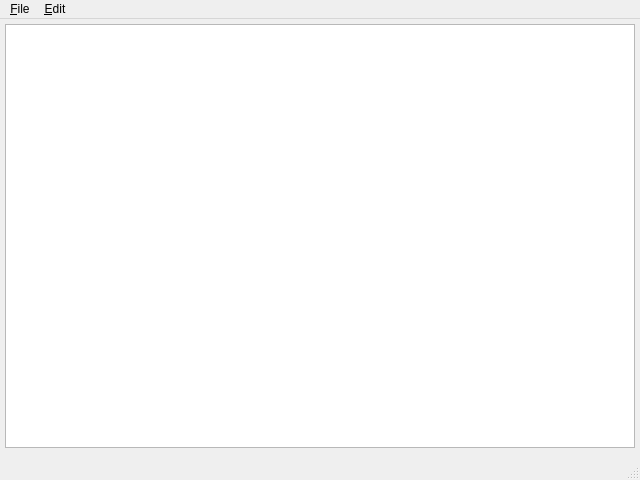
<?xml version="1.0" encoding="UTF-8"?>
<ui version="4.0">
<comment> Copyright (C) 2019 by Pedro Mendes, Rector and Visitors of the </comment>
<comment> University of Virginia, University of Heidelberg, and University </comment>
<comment> of Connecticut School of Medicine. </comment>
<comment> All rights reserved. </comment>

<comment> Copyright (C) 2017 - 2018 by Pedro Mendes, Virginia Tech Intellectual </comment>
<comment> Properties, Inc., University of Heidelberg, and University of </comment>
<comment> of Connecticut School of Medicine. </comment>
<comment> All rights reserved. </comment>

<comment> Copyright (C) 2013 - 2016 by Pedro Mendes, Virginia Tech Intellectual </comment>
<comment> Properties, Inc., University of Heidelberg, and The University </comment>
<comment> of Manchester. </comment>
<comment> All rights reserved. </comment>


 <class>CQAnimationWindow</class>
 <widget class="QMainWindow" name="CQAnimationWindow">
  <property name="geometry">
   <rect>
    <x>0</x>
    <y>0</y>
    <width>640</width>
    <height>480</height>
   </rect>
  </property>
  <property name="windowTitle">
   <string>COPASI Visualization</string>
  </property>
  <widget class="QWidget" name="centralwidget">
   <layout class="QGridLayout" name="gridLayout">
    <property name="margin">
     <number>5</number>
    </property>
    <property name="spacing">
     <number>5</number>
    </property>
    <item row="0" column="0">
     <widget class="CQLayoutView" name="graphicsView">
      <property name="minimumSize">
       <size>
        <width>320</width>
        <height>240</height>
       </size>
      </property>
      <property name="renderHints">
       <set>QPainter::Antialiasing|QPainter::HighQualityAntialiasing|QPainter::SmoothPixmapTransform|QPainter::TextAntialiasing</set>
      </property>
      <property name="dragMode">
       <enum>QGraphicsView::ScrollHandDrag</enum>
      </property>
     </widget>
    </item>
    <item row="1" column="0">
     <widget class="CQAnimationControls" name="mpControls" native="true"/>
    </item>
   </layout>
  </widget>
  <widget class="QMenuBar" name="menubar">
   <property name="geometry">
    <rect>
     <x>0</x>
     <y>0</y>
     <width>640</width>
     <height>21</height>
    </rect>
   </property>
   <widget class="QMenu" name="menu_File">
    <property name="title">
     <string>&amp;File</string>
    </property>
    <addaction name="actionView_Time_Course"/>
    <addaction name="actionView_Elementary_Modes"/>
    <addaction name="actionView_Conserved_Species"/>
    <addaction name="separator"/>
    <addaction name="actionExport"/>
    <addaction name="separator"/>
    <addaction name="actionClose"/>
   </widget>
   <widget class="QMenu" name="menu_Edit">
    <property name="title">
     <string>&amp;Edit</string>
    </property>
    <addaction name="actionRandomize_Layout"/>
    <addaction name="actionAuto_Layout"/>
    <addaction name="separator"/>
    <addaction name="action_Settings"/>
   </widget>
   <addaction name="menu_File"/>
   <addaction name="menu_Edit"/>
  </widget>
  <widget class="QStatusBar" name="statusbar"/>
  <action name="action">
   <property name="text">
    <string>-</string>
   </property>
  </action>
  <action name="actionExport">
   <property name="text">
    <string>Export Image</string>
   </property>
   <property name="shortcut">
    <string>Ctrl+E</string>
   </property>
  </action>
  <action name="actionClose">
   <property name="text">
    <string>Close</string>
   </property>
   <property name="shortcut">
    <string>Ctrl+W</string>
   </property>
  </action>
  <action name="action_Settings">
   <property name="text">
    <string>&amp;Settings</string>
   </property>
  </action>
  <action name="actionView_Conserved_Species">
   <property name="text">
    <string>View Conserved Species</string>
   </property>
  </action>
  <action name="actionView_Elementary_Modes">
   <property name="text">
    <string>View Elementary Modes</string>
   </property>
  </action>
  <action name="actionView_Time_Course">
   <property name="text">
    <string>View Time Course</string>
   </property>
  </action>
  <action name="actionRandomize_Layout">
   <property name="text">
    <string>Randomize Layout</string>
   </property>
  </action>
  <action name="actionAuto_Layout">
   <property name="checkable">
    <bool>true</bool>
   </property>
   <property name="text">
    <string>Auto Layout</string>
   </property>
  </action>
 </widget>
 <customwidgets>
  <customwidget>
   <class>CQLayoutView</class>
   <extends>QGraphicsView</extends>
   <header location="global">copasi/qlayout/CQLayoutView.h</header>
   <slots>
    <slot>slotSaveToFile(QString)</slot>
   </slots>
  </customwidget>
  <customwidget>
   <class>CQAnimationControls</class>
   <extends>QWidget</extends>
   <header location="global">copasi/qlayout/CQAnimationControls.h</header>
   <container>1</container>
   <slots>
    <signal>showStep(int)</signal>
   </slots>
  </customwidget>
 </customwidgets>
 <resources/>
 <connections>
  <connection>
   <sender>mpControls</sender>
   <signal>showStep(int)</signal>
   <receiver>CQAnimationWindow</receiver>
   <slot>slotShowStep(int)</slot>
   <hints>
    <hint type="sourcelabel">
     <x>319</x>
     <y>449</y>
    </hint>
    <hint type="destinationlabel">
     <x>319</x>
     <y>239</y>
    </hint>
   </hints>
  </connection>
  <connection>
   <sender>actionClose</sender>
   <signal>triggered()</signal>
   <receiver>CQAnimationWindow</receiver>
   <slot>close()</slot>
   <hints>
    <hint type="sourcelabel">
     <x>-1</x>
     <y>-1</y>
    </hint>
    <hint type="destinationlabel">
     <x>319</x>
     <y>239</y>
    </hint>
   </hints>
  </connection>
  <connection>
   <sender>actionExport</sender>
   <signal>triggered()</signal>
   <receiver>CQAnimationWindow</receiver>
   <slot>slotExportImage()</slot>
   <hints>
    <hint type="sourcelabel">
     <x>-1</x>
     <y>-1</y>
    </hint>
    <hint type="destinationlabel">
     <x>319</x>
     <y>239</y>
    </hint>
   </hints>
  </connection>
  <connection>
   <sender>action_Settings</sender>
   <signal>triggered()</signal>
   <receiver>CQAnimationWindow</receiver>
   <slot>slotEditSettings()</slot>
   <hints>
    <hint type="sourcelabel">
     <x>-1</x>
     <y>-1</y>
    </hint>
    <hint type="destinationlabel">
     <x>319</x>
     <y>239</y>
    </hint>
   </hints>
  </connection>
  <connection>
   <sender>actionView_Conserved_Species</sender>
   <signal>triggered()</signal>
   <receiver>CQAnimationWindow</receiver>
   <slot>slotSwitchAnimation()</slot>
   <hints>
    <hint type="sourcelabel">
     <x>-1</x>
     <y>-1</y>
    </hint>
    <hint type="destinationlabel">
     <x>319</x>
     <y>239</y>
    </hint>
   </hints>
  </connection>
  <connection>
   <sender>actionView_Elementary_Modes</sender>
   <signal>triggered()</signal>
   <receiver>CQAnimationWindow</receiver>
   <slot>slotSwitchAnimation()</slot>
   <hints>
    <hint type="sourcelabel">
     <x>-1</x>
     <y>-1</y>
    </hint>
    <hint type="destinationlabel">
     <x>319</x>
     <y>239</y>
    </hint>
   </hints>
  </connection>
  <connection>
   <sender>actionView_Time_Course</sender>
   <signal>triggered()</signal>
   <receiver>CQAnimationWindow</receiver>
   <slot>slotSwitchAnimation()</slot>
   <hints>
    <hint type="sourcelabel">
     <x>-1</x>
     <y>-1</y>
    </hint>
    <hint type="destinationlabel">
     <x>319</x>
     <y>239</y>
    </hint>
   </hints>
  </connection>
  <connection>
   <sender>actionAuto_Layout</sender>
   <signal>triggered()</signal>
   <receiver>CQAnimationWindow</receiver>
   <slot>slotAutoLayout()</slot>
   <hints>
    <hint type="sourcelabel">
     <x>-1</x>
     <y>-1</y>
    </hint>
    <hint type="destinationlabel">
     <x>319</x>
     <y>239</y>
    </hint>
   </hints>
  </connection>
  <connection>
   <sender>actionRandomize_Layout</sender>
   <signal>triggered()</signal>
   <receiver>CQAnimationWindow</receiver>
   <slot>slotRandomizeLayout()</slot>
   <hints>
    <hint type="sourcelabel">
     <x>-1</x>
     <y>-1</y>
    </hint>
    <hint type="destinationlabel">
     <x>319</x>
     <y>239</y>
    </hint>
   </hints>
  </connection>
 </connections>
 <slots>
  <slot>slotShowStep(int)</slot>
  <slot>slotExportImage()</slot>
  <slot>slotEditSettings()</slot>
  <slot>slotSwitchAnimation()</slot>
  <slot>slotRandomizeLayout()</slot>
  <slot>slotAutoLayout()</slot>
 </slots>
</ui>
